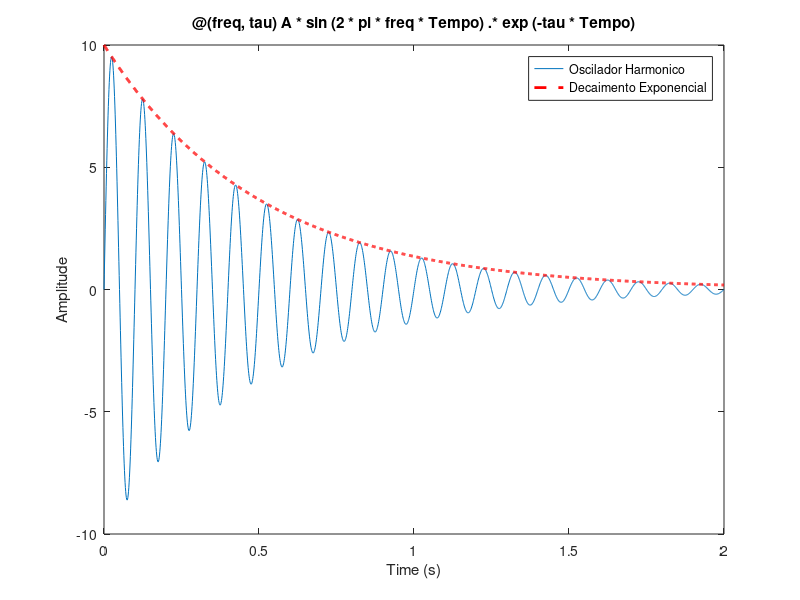
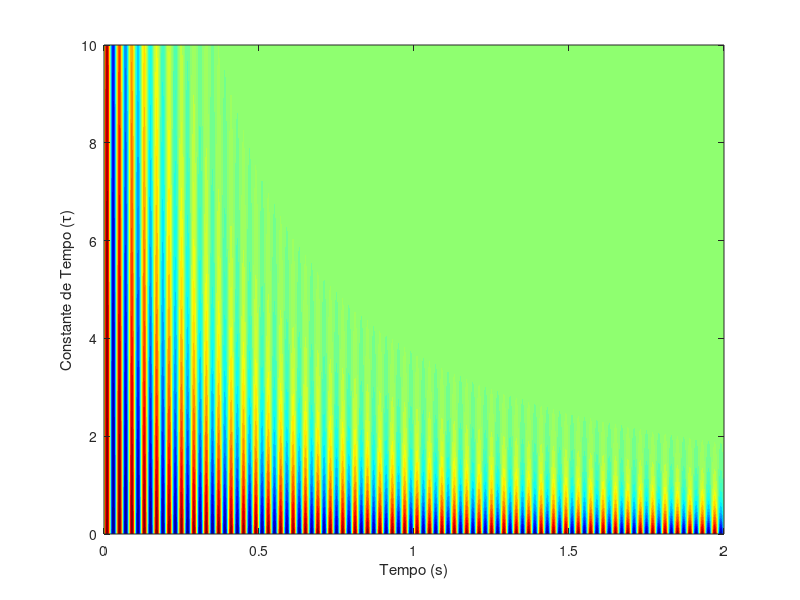
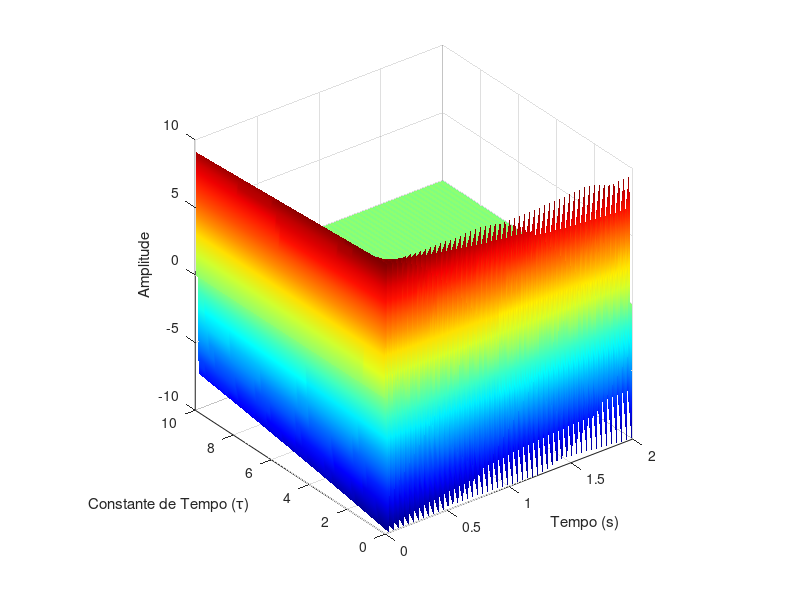

MATLAB code to generate these figures, in order:
%%
%     Curso do canal ExataMenteS
%     Aula 48 - Funcoes Anonimas
%     Se inscreva no canal e nos ajude a crescer <3
%     Vamos melhorar o Brasil atraves da tecnologia :)
%     https://www.youtube.com/channel/UCZyFebN0_gF2yy5fhVhlXtA
%     Professor: Joao Pinheiro
%% Pequena introducao

% funcao = @(input) function_def
func = @(x,t) x + t;

func(0,2)
func(-3,3)

%% Oscilador

% Definindo o tempo
Freq = 1000; % Hz
Tempo = 0:1/Freq:2;% Tempo em segundos
A = 10;

% Definir as funcoes anonimas
Oscilador = @(freq,tau) A*sin( 2*pi * freq * Tempo) .* exp( -tau*Tempo );
Decaimento = @(tau) A*exp( -tau*Tempo );

% Output
y = Oscilador(10,2);
Fator = Decaimento(2);

% Plot
figure(1), clf
plot(Tempo,y,Tempo,Fator,'r--','LineWidth',2);
xlabel('Time (s)'), ylabel('Amplitude')
title( func2str(Oscilador) )
legend('Oscilador Harmonico', 'Decaimento Exponencial')

%% Imagem 

% Vetor do Tau
tauV = linspace(0,10,100);

% Iniciando
Y = zeros(length(tauV),length(Tempo));

% Loop para cada constante de tempo
% Calculo do Oscilador para um Tau fixo

for i = 1:length(tauV)
    
    Y(i,:) = Oscilador(25,tauV(i));
    
end

% Plot
figure(2), clf
colormap jet
contourf(Tempo, tauV, Y,40,'linecolor','none')
xlabel('Tempo (s)')
ylabel('Constante de Tempo (\tau)')

figure(3), clf
surf(Tempo(:),tauV(:),Y)
colormap jet, axis square
shading interp
xlabel('Tempo (s)')
ylabel('Constante de Tempo (\tau)')
zlabel(' Amplitude ' )
